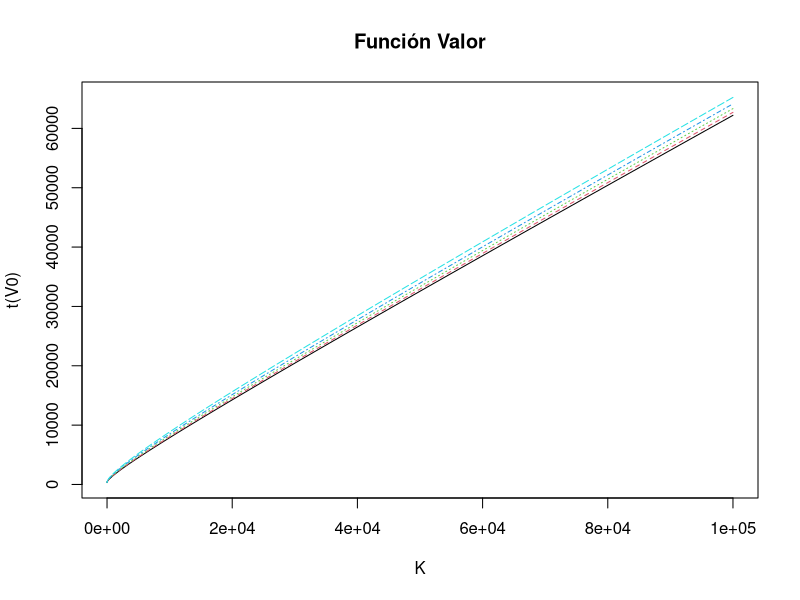
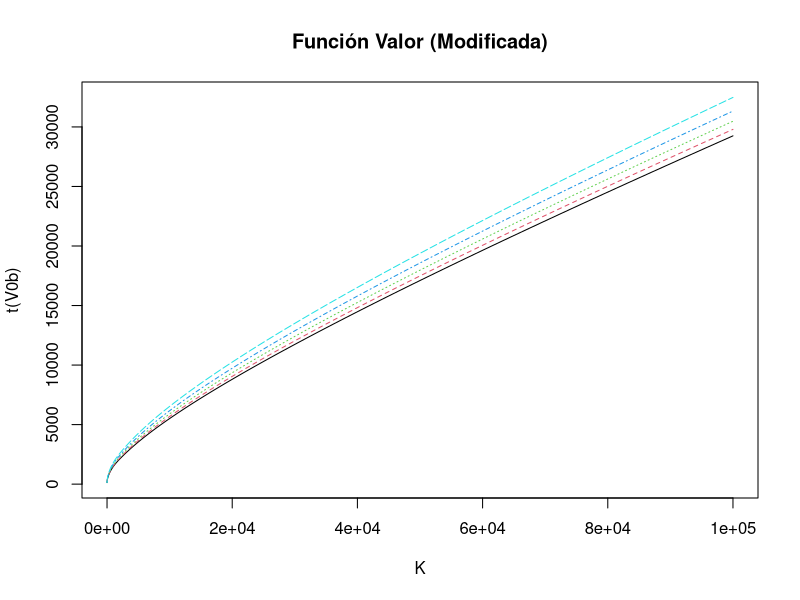
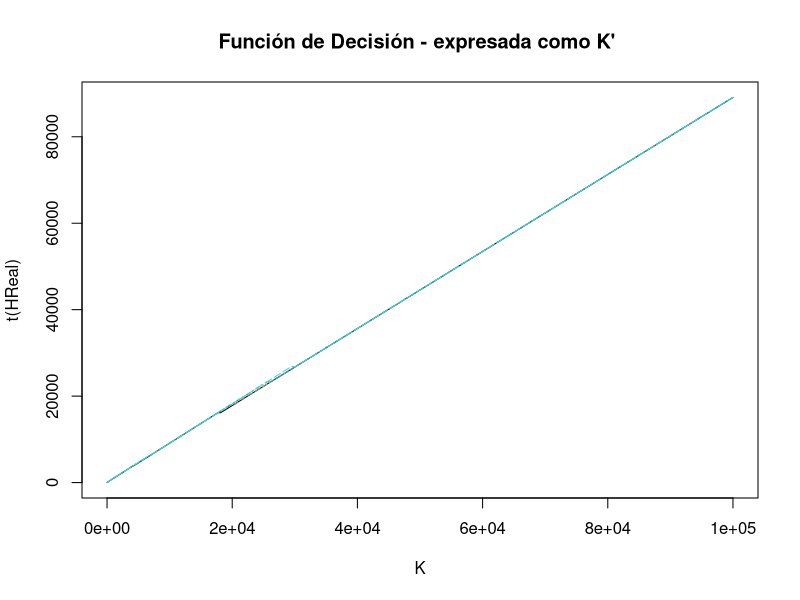
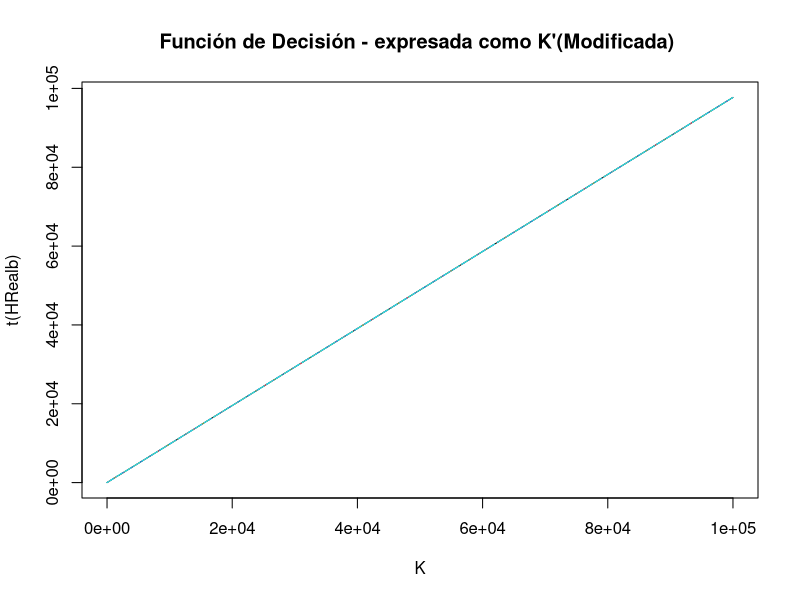
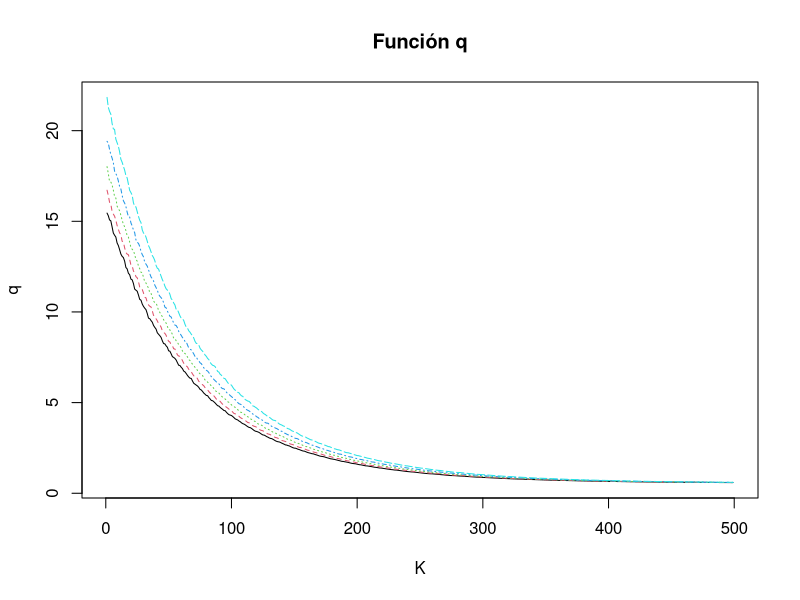
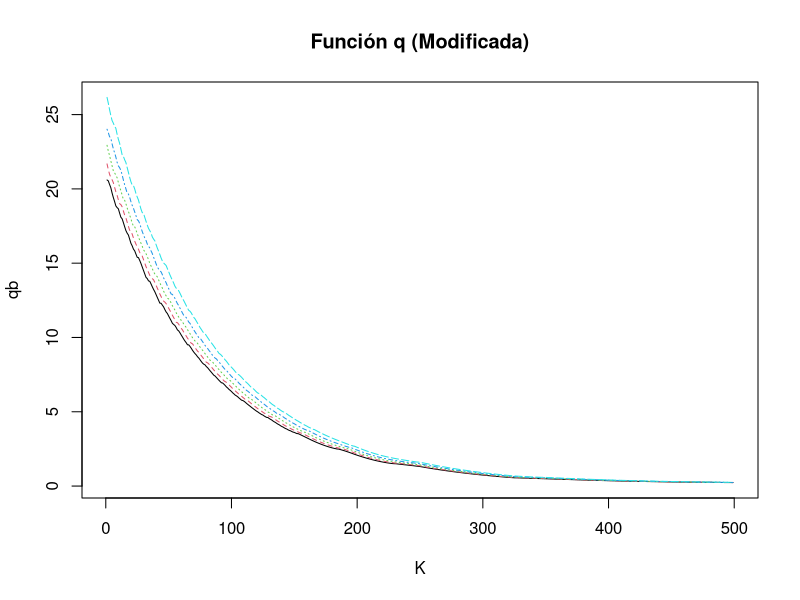

Recreate these plots in R, in order.
## ---- chunk 1
# Cardinalidad del espacio de capital
N <- 500
# Cardinalidad del espacio de productividad
M <- 5
# Límites de variables de estado
KMin<-1
KMax<-10^5
AMin<-1
AMax<-5
## ---- chunk 2
# Cardinalidad del espacio de capital
Nb <- 500
# Cardinalidad del espacio de productividad
Mb <- 5
# Límites de variables de estado
KMinb<-1
KMaxb<-10^5
AMinb<-1
AMaxb<-5
## ---- chunk 3
# Parámetros del modelo
Alpha <- 0.5  #Concavidad de la función producción
Costo_Convexo <- 2  #Coeficiente de los costos de ajuste convexos
Beta <- 0.95
Costo_NoConvexo<-0.001  #coeficiente de los costos de ajuste NO convexos
## ---- chunk 4
# Parámetros del modelo modificado
Alphab <- 0.5  #Concavidad de la función producción
Costo_Convexob <- 20  #Coeficiente de los costos de ajuste convexos
Betab <- 0.95
Costo_NoConvexob<-0.001  #coeficiente de los costos de ajuste NO convexos
## ---- chunk 5
# Vectores índice auxiliares
IndexN <- 1:(N)
IndexM <- 1:(M)
# Vector de capital
K <- exp(log(KMin) +(IndexN-1)/(N-1)*(log(KMax)-log(KMin)))

# Vector de productividad
A <- exp(log(AMin) +(IndexM-1)/(M-1)*(log(AMax)-log(AMin)))
## ---- chunk 6
# Vectores índice auxiliares
IndexNb <- 1:(Nb)
IndexMb <- 1:(Mb)
# Vector de capital
Kb <- exp(log(KMinb) +(IndexNb-1)/(Nb-1)*(log(KMaxb)-log(KMinb)))

# Vector de productividad
Ab <- exp(log(AMinb) +(IndexMb-1)/(Mb-1)*(log(AMaxb)-log(AMinb)))
## ---- chunk 7
# Matriz de probabilidades de transci'on
P <-t(matrix(c(0.6,0.2,0.1,0.1,0,0.15,0.55,0.15,0.1,0.05,0.1,0.15,0.5,0.15,0.1,0.05,0.1,0.15,0.55,0.15,0,0.1,0.1,0.2,0.6),nrow=M,ncol=M))

# Matrix auxiliar: P "accumulada"

PAcc<- P%*%upper.tri(matrix(1.0,M,M),diag=TRUE)


## ---- chunk 8
# Matriz de probabilidades de transci'on
Pb <-t(matrix(c(0.6,0.2,0.1,0.1,0,0.15,0.55,0.15,0.1,0.05,0.1,0.15,0.5,0.15,0.1,0.05,0.1,0.15,0.55,0.15,0,0.1,0.1,0.2,0.6),nrow=Mb,ncol=Mb))

# Matrix auxiliar: P "accumulada"

PAccb<- Pb%*%upper.tri(matrix(1.0,Mb,Mb),diag=TRUE)


## ---- chunk 9
KMatrix <- matrix(data=c(K,K,K,K,K),nrow=M,ncol=N,byrow=T)
IndexMatrix <- matrix(data=c(IndexN,IndexN,IndexN,IndexN,IndexN),nrow=M,ncol=N,byrow=T)
V0<-matrix(0,nrow=M,ncol=N)
V1<-V0
HIndex<-V0
HReal<-V0
# graficar la funci'on valor para distintos valores de K, A

## ---- chunk 10
KMatrixb <- matrix(data=c(Kb,Kb,Kb,Kb,Kb),nrow=Mb,ncol=Nb,byrow=T)
IndexMatrixb <- matrix(data=c(IndexNb,IndexNb,IndexNb,IndexNb,IndexNb),nrow=Mb,ncol=Nb,byrow=T)
V0b<-matrix(0,nrow=Mb,ncol=Nb)
V1b<-V0b
HIndexb<-V0b
HRealb<-V0b
# graficar la funci'on valor para distintos valores de K, A

## ---- chunk 11
AMatrix <- matrix(data=rep(A,N),nrow=M,ncol=N,byrow=F)
Matriz_Ventas <- AMatrix*(KMatrix^Alpha)
#plot(Matriz_Ventas[1,])
#plot(Matriz_Ventas[,1])


KInicial=matrix(data=K,nrow=N,ncol=N,byrow=F)
KFinal=matrix(data=K,nrow=N,ncol=N,byrow=T)
Matriz_I<-KFinal-KInicial
Matriz_CI <- Costo_Convexo*KInicial*(Matriz_I/KInicial)^2
Matriz_I_Dif_0<- (Matriz_I<0)+(Matriz_I>0)
Matriz_CostoNoConvexo<-Costo_NoConvexo*(Matriz_I_Dif_0)
#V0=KMatrix
#V1=0*KMatrix

## ---- chunk 12
AMatrixb <- matrix(data=rep(Ab,Nb),nrow=Mb,ncol=Nb,byrow=F)
Matriz_Ventasb <- AMatrixb*(KMatrixb^Alphab)
#plot(Matriz_Ventasb[1,])
#plot(Matriz_Ventasb[,1])


KInicialb=matrix(data=Kb,nrow=Nb,ncol=Nb,byrow=F)
KFinalb=matrix(data=Kb,nrow=Nb,ncol=Nb,byrow=T)
Matriz_Ib<-KFinalb-KInicialb
Matriz_CIb <- Costo_Convexob*KInicialb*(Matriz_Ib/KInicialb)^2
Matriz_I_Dif_0b<- (Matriz_Ib<0)+(Matriz_Ib>0)
Matriz_CostoNoConvexob<-Costo_NoConvexob*(Matriz_I_Dif_0b)
#V0=KMatrix
#V1=0*KMatrix

## ---- chunk 13
# Repetimos un número de veces TMax un ciclo de calcular una nueva V (V1) a partir de una V (V0) existente. 
TTMaxb<-100
TTb<-1
for (TTb in 1:TTMaxb){
  # En cada ciclo, construimos el valor esperado de V para cada punto del espacio estado [K,P], en este caso lo hacemos simplemente pre-multiplicando V0 por la matriz de transición P
  EVb=Pb%*%V0b
  i<-1
  j<-1
  for (i in 1:Mb){  # este es el 'indice de la productividad
    for (j in 1:Nb){ # este es el 'indice del capital
      # Para el punto i,j del espacio estado [K,P] calculamos el valor de cada acción posible. En este caso las acciones las codificamos como seleccionar un valor [k'] y su valor se calcula con las funciones de producción y de costos de ajuste, y con el valor esperado, descontado por Beta, de V(k').
#      VijOptions = A[i]*(K[j]^Alpha)-K[j]*((K-K[j])/K[j])^2-(K-K[j])+Beta*EV[i,]
      VijOptionsb <- Matriz_Ventasb[i,j]-Matriz_CIb[j,]-Matriz_Ib[j,]-Matriz_CostoNoConvexob[j,]+Betab*EVb[i,]
#     VijOptions <- A[i]*(K[j]^Alpha)-Costo_Convexo*K[j]*((K-K[j])/K[j])^2-(K-K[j])-Costo_NoConvexo*K[j]*Matriz_I_Dif_0[j,]+Beta*EV[i,]
      Vijb <- max(VijOptionsb)
      Hijb <- which.max(VijOptionsb)
      V1b[i,j]=Vijb
      HIndexb[i,j]=Hijb
      HRealb[i,j]=Kb[Hijb]
    }
  }
  # Aprovechamos para observar como la distancia entre V1 y V0 va disminuyendo conforme repetimos este proceso
  
  V0b<-V1b
}
 
## ---- chunk 14
# Repetimos un número de veces TMax un ciclo de calcular una nueva V (V1) a partir de una V (V0) existente. 
TTMax<-100
TT<-1
for (TT in 1:TTMax){
  # En cada ciclo, construimos el valor esperado de V para cada punto del espacio estado [K,P], en este caso lo hacemos simplemente pre-multiplicando V0 por la matriz de transición P
  EV=P%*%V0
  i<-1
  j<-1
  for (i in 1:M){  # este es el 'indice de la productividad
    for (j in 1:N){ # este es el 'indice del capital
      # Para el punto i,j del espacio estado [K,P] calculamos el valor de cada acción posible. En este caso las acciones las codificamos como seleccionar un valor [k'] y su valor se calcula con las funciones de producción y de costos de ajuste, y con el valor esperado, descontado por Beta, de V(k').
#      VijOptions = A[i]*(K[j]^Alpha)-K[j]*((K-K[j])/K[j])^2-(K-K[j])+Beta*EV[i,]
      VijOptions <- Matriz_Ventas[i,j]-Matriz_CI[j,]-Matriz_I[j,]-Matriz_CostoNoConvexo[j,]+Beta*EV[i,]
#     VijOptions <- A[i]*(K[j]^Alpha)-Costo_Convexo*K[j]*((K-K[j])/K[j])^2-(K-K[j])-Costo_NoConvexo*K[j]*Matriz_I_Dif_0[j,]+Beta*EV[i,]
      Vij <- max(VijOptions)
      Hij <- which.max(VijOptions)
      V1[i,j]=Vij
      HIndex[i,j]=Hij
      HReal[i,j]=K[Hij]
    }
  }
  # Aprovechamos para observar como la distancia entre V1 y V0 va disminuyendo conforme repetimos este proceso
  
  V0<-V1
}
 # Función Valor V(K,A)
  matplot(t(KMatrix),t(V0),type="lll", xlab="K", main="Función Valor")
  # Función Valor V(K,A) (Modificado)
  matplot(t(KMatrixb),t(V0b),type="lll", xlab="K", main="Función Valor (Modificada)")
  
  # Función de Política o de Decisión o "Policy Function" H(K,A)
  matplot(t(KMatrix),t(HReal),type="lll", xlab="K", main="Función de Decisión - expresada como K' ")
  # Función de Política o de Decisión o "Policy Function" H(K,A) (Modificado)
  matplot(t(KMatrixb),t(HRealb),type="lll", xlab="K", main="Función de Decisión - expresada como K'(Modificada) ")
  
  
  # Función q(K,A)
    q<-(t(V0[,2:(N)])-t(V0[,1:(N-1)]))/(t(KMatrix[,2:(N)])-t(KMatrix[,1:(N-1)]))
  matplot(t(IndexMatrix[,1:(N-1)]), q,type="lll", xlab="K", main="Función q")
  
    # Función q(K,A) (Modificado)
    qb<-(t(V0b[,2:(Nb)])-t(V0b[,1:(Nb-1)]))/(t(KMatrixb[,2:(Nb)])-t(KMatrixb[,1:(Nb-1)]))
  matplot(t(IndexMatrixb[,1:(Nb-1)]), qb,type="lll", xlab="K", main="Función q (Modificada)")
  
## ---- chunk 15
# Número de periodos.
MaxT<-100
# Numero de individuos
Individuos<-20

# Vectores de historia
KHist<-matrix(0,ncol=Individuos,nrow=MaxT)
AHist<-matrix(0,ncol=Individuos,nrow=MaxT)

# Valores iniciales

AHist[1,]<- round(M/2)
KHist[1,]<- round(N/2)

for (t in 1:(MaxT-1)){
  for (j in 1:20){
  KHist[t+1,j]<-HIndex[AHist[t,j],KHist[t,j]]
  AHist[t+1,j]<-sum(runif(1,0,1)>PAcc[AHist[t,j],])+1
  }
}

## ---- chunk 16
# Número de periodos.
MaxTb<-100
# Numero de individuos
Individuosb<-20

# Vectores de historia
KHistb<-matrix(0,ncol=Individuosb,nrow=MaxTb)
AHistb<-matrix(0,ncol=Individuosb,nrow=MaxTb)

# Valores iniciales

AHistb[1,]<- round(Mb/2)
KHistb[1,]<- round(Nb/2)

for (t in 1:(MaxTb-1)){
  for (j in 1:20){
  KHistb[t+1,j]<-HIndexb[AHistb[t,j],KHistb[t,j]]
  AHistb[t+1,j]<-sum(runif(1,0,1)>PAccb[AHistb[t,j],])+1
  }
}

